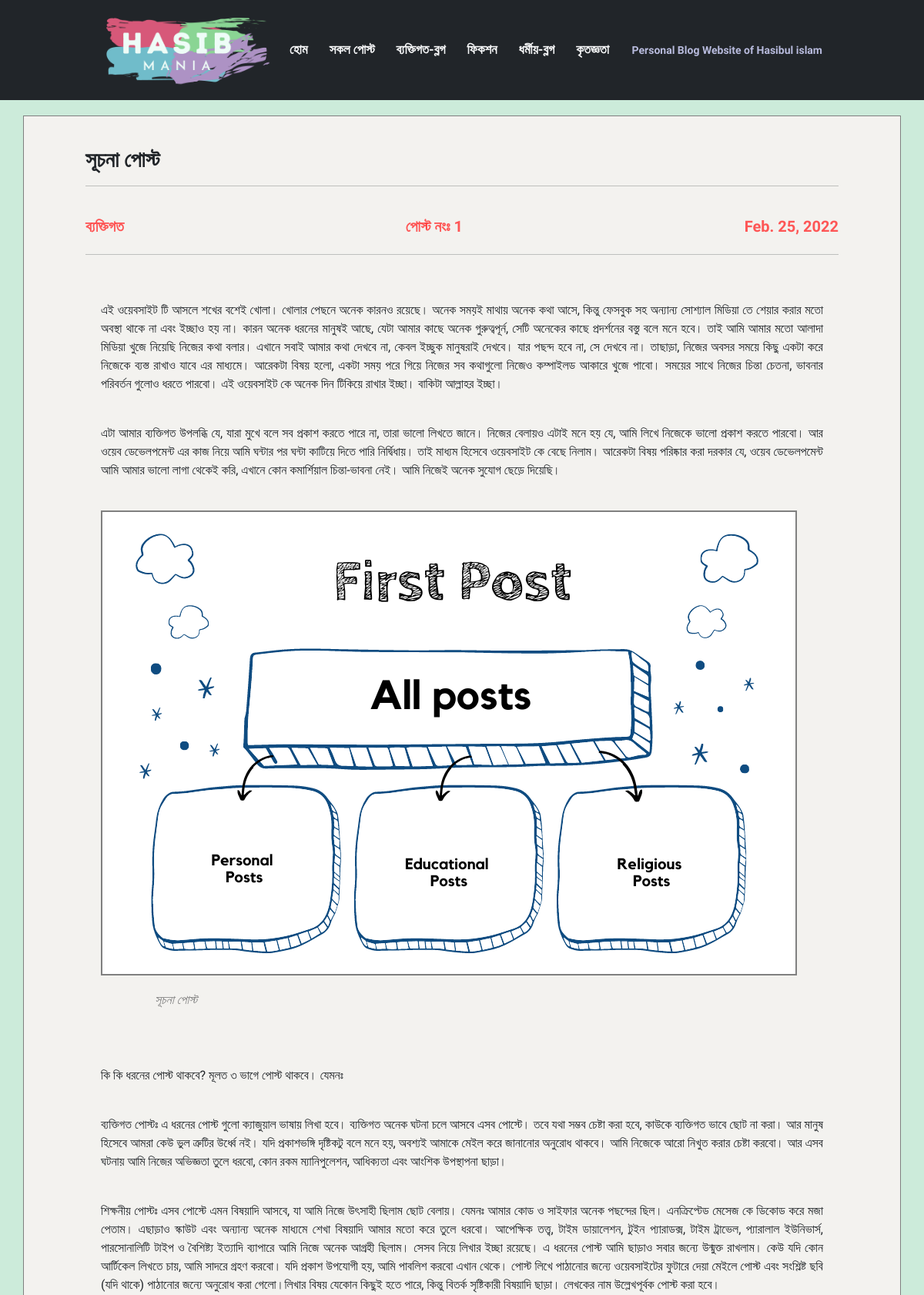
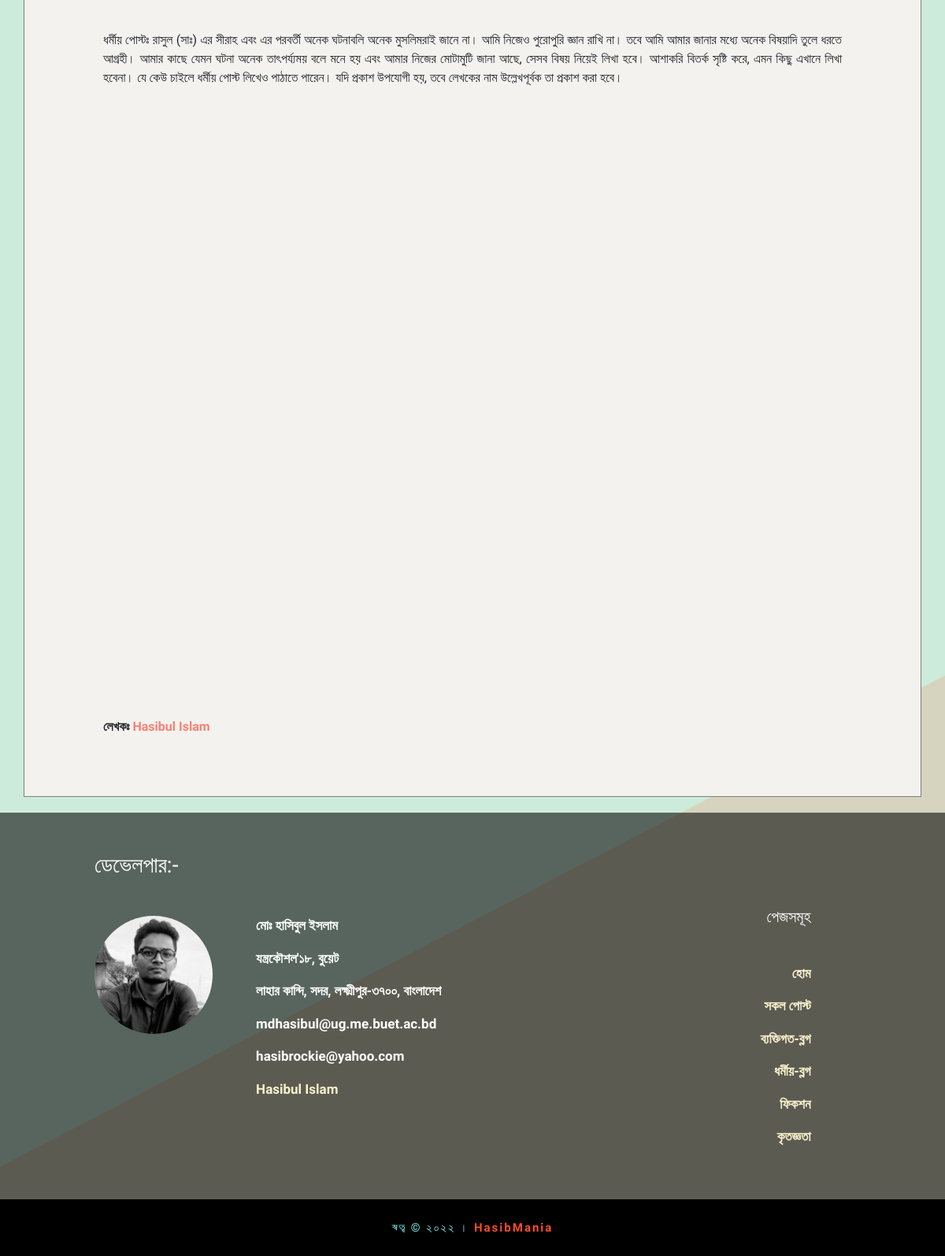
The app's page /post/1/ with its own data (2 pictures, top to bottom).
### home/models.py (models this page shows, shortened)
class Post(models.Model):
    id = models.AutoField(primary_key=True)
    date = models.DateField(default=datetime.date.today)
    category = models.CharField(max_length=100, choices=CATEGORIES, default='ব্যক্তিগত')
    title = models.CharField(max_length=400)
    para1 = models.TextField(blank=True)
    para2 = models.TextField(blank=True)
    para3 = models.TextField(blank=True)
    para4 = models.TextField(blank=True)
    para5 = models.TextField(blank=True)
    para6 = models.TextField(blank=True)
    para7 = models.TextField(blank=True)
    para8 = models.TextField(blank=True)
    para9 = models.TextField(blank=True)
    para10 = models.TextField(blank=True)
    para11 = models.TextField(blank=True)
    para12 = models.TextField(blank=True)
    para13 = models.TextField(blank=True)
    para14 = models.TextField(blank=True)
    para15 = models.TextField(blank=True)
    para16 = models.TextField(blank=True)
    para17 = models.TextField(blank=True)
    para18 = models.TextField(blank=True)
    para19 = models.TextField(blank=True)
    para20 = models.TextField(blank=True)
    para21 = models.TextField(blank=True)
    para22 = models.TextField(blank=True)
    para23 = models.TextField(blank=True)
    para24 = models.TextField(blank=True)
    para25 = models.TextField(blank=True)
    img1 = models.ImageField(upload_to ='static/uploads', blank=True)
    img1caption = models.CharField(max_length=500, blank=True)
    img2 = models.ImageField(upload_to ='static/uploads', blank=True)
    img2caption = models.CharField(max_length=500, blank=True)
    img3 = models.ImageField(upload_to ='static/uploads', blank=True)
    img3caption = models.CharField(max_length=500, blank=True)
    img4 = models.ImageField(upload_to ='static/uploads', blank=True)
    img4caption = models.CharField(max_length=500, blank=True)
    img5 = models.ImageField(upload_to ='static/uploads', blank=True)
    img5caption = models.CharField(max_length=500, blank=True)
    img6 = models.ImageField(upload_to ='static/uploads', blank=True)
    img6caption = models.CharField(max_length=500, blank=True)
    img7 = models.ImageField(upload_to ='static/uploads', blank=True)
    img7caption = models.CharField(max_length=500, blank=True)
    img8 = models.ImageField(upload_to ='static/uploads', blank=True)
    img8caption = models.CharField(max_length=500, blank=True)
    img9 = models.ImageField(upload_to ='static/uploads', blank=True)
    img9caption = models.CharField(max_length=500, blank=True)
    img10 = models.ImageField(upload_to ='static/uploads', blank=True)
    img10caption = models.CharField(max_length=500, blank=True)
    author = models.CharField(max_length=264, default='Hasibul Islam')

### home/views.py (the view)
# urls.py: path('post/<str:id>/',views.post, name="post"),
def post(request,id):
    try:
        post = Post.objects.get(id=id)
        context = {'post': post}
        return render(request, 'home/viewpost.html', context)
    except Post.DoesNotExist:
        return render(request, 'home/not-found.html')

### template/home/viewpost.html (shortened to what this page needs)
{% extends 'base.html' %}
{% load static %}
{% block styles %}
    <link rel="stylesheet" href="{% static 'css/viewpost.css' %}" />
{% endblock %}
{% block body_block %}
<div class="post-container post-wrapper">
    <h3 class="post-headline">
      {{post.title}}
    </h3>
    <hr />
    <br />
    <div class="post-info">
      <h5>{{post.category}}</h5>
      <h5>পোস্ট নংঃ {{post.id}} </h5>
      <h5>{{post.date}} </h5>
    </div>
    <hr />
    <br />
    <div class="post-body">
      <p>{{post.para1}}</p><br />
      <p>{{post.para2}}</p><br />
      <img src="/{{STATIC_URL}}{{post.img1}}" alt="{{post.img1caption}}" /><p class="img-caption"> {{post.img1caption}}</p> <br />
      <p>{{post.para3}}</p><br />
      <p>{{post.para4}}</p><br />
      <p>{{post.para5}}</p><br />
      <p>{{post.para6}}</p><br />
      <p>{{post.para7}}</p><br />
      <p>{{post.para8}}</p><br />
      <p>{{post.para9}}</p><br />
      <p>{{post.para10}}</p><br />
      <p>{{post.para11}}</p><br />
      <p>{{post.para12}}</p><br />
      <p>{{post.para13}}</p><br />
      <p>{{post.para14}}</p><br />
      <p>{{post.para15}}</p><br />
      <p>{{post.para16}}</p><br />
      <p>{{post.para17}}</p><br />
      <p>{{post.para18}}</p><br />
      <p>{{post.para19}}</p><br />
      <p>{{post.para20}}</p><br />
      <p>{{post.para21}}</p><br />
      <p>{{post.para22}}</p><br />
      <p>{{post.para23}}</p><br />
      <p>{{post.para24}}</p><br />
      <p>{{post.para25}}</p><br />
      <p>
        <b>
          লেখকঃ <span class="author">{{post.author}}</span>
        </b>
      </p>
    </div>
  </div>
{% endblock body_block %}

### static/css/base.css (style rules this page uses)
body { margin: 0; font-family: "Baloo Da 2", -apple-system, BlinkMacSystemFont, "Segoe UI", "Roboto", "Oxygen", "Ubuntu", "Cantarell", "Fira Sans", "Droid Sans", "Helvetica Neue", sans-serif; -webkit-font-smoothing: antialiased; -moz-osx-font-smoothing: grayscale; background-color: #ccebda; background-attachment: fixed; background-size: cover; }

### static/css/viewpost.css (style rules this page uses)
.post-container { padding: 40px 80px; text-align: left; background-color: #f3f2ef; font-family: "Baloo Da 2", cursive; }
.post-wrapper { margin: 20px 30px; border: 1px solid gray; }
.post-container img { border: 2px solid gray; margin-bottom: 20px; }
.img-caption { margin-bottom: 50px; padding-left: 70px; font-style: italic; color: gray; }
.post-info { display: flex; justify-content: space-between; color: rgba(255, 60, 60, 0.856); }
.post-info h5 { font-weight: bold; }
.post-headline { font-weight: bold; }
.post-body { text-align: justify; padding: 20px; }
.author { color:salmon; }

### records on screen
Post: title "সূচনা পোস্ট", category "ব্যক্তিগত", id "1", date "Feb. 25, 2022", para1 "এই ওয়েবসাইট টি আসলে শখের বশেই খোলা। খোলার পেছনে অনেক কারনও রয়েছে। অনেক সময়ই মাথায় অনেক কথা আসে, কিন্তু ফেসবুক সহ অন্যান্য সোশ্যাল মিডিয়া তে শেয়ার করার মতো অবস্থা থাকে না এবং ইচ্ছাও হয় না। কারন অনেক ধরনের মানুষই আছে, যেটা আমার কাছে অনেক গুরুত্বপূর্ন, সেটি অনেকের কাছে প্রদর্শনের বস্তু বলে মনে হবে। তাই আমি আমার মতো আলাদা মিডিয়া খুজে নিয়েছি নিজের কথা বলার। এখানে সবাই আমার কথা দেখবে না, কেবল ইচ্ছুক মানুষরাই দেখবে। যার পছন্দ হবে না, সে দেখবে না। তাছাড়া, নিজের অবসর সময়ে কিছু একটা করে নিজেকে ব্যস্ত রাখাও যাবে এর মাধ্যমে। আরেকটা বিষয় হলো, একটা সময় পরে গিয়ে নিজের সব কথাগুলো নিজেও কম্পাইলড আকারে খুজে পাবো। সময়ের সাথে নিজের চিন্তা চেতনা, ভাবনার পরিবর্তন গুলোও ধরতে পারবো। এই ওয়েবসাইট কে অনেক দিন টিকিয়ে…", para2 "এটা আমার ব্যক্তিগত উপলব্ধি যে, যারা মুখে বলে সব প্রকাশ করতে পারে না, তারা ভালো লিখতে জানে। নিজের বেলায়ও এটাই মনে হয় যে, আমি লিখে নিজেকে ভালো প্রকাশ করতে পারবো। আর ওয়েব ডেভেলপমেন্ট এর কাজ নিয়ে আমি ঘন্টার পর ঘন্টা কাটিয়ে দিতে পারি নির্দ্বিধায়। তাই মাধ্যম হিসেবে ওয়েবসাইট কে বেছে নিলাম। আরেকটা বিষয় পরিষ্কার করা দরকার যে, ওয়েব ডেভেলপমেন্ট আমি আমার ভালো লাগা থেকেই করি, এখানে কোন কমার্শিয়াল চিন্তা-ভাবনা নেই। আমি নিজেই অনেক সুযোগ ছেড়ে দিয়েছি।", img1 (picture), img1caption "সূচনা পোস্ট", para3 "কি কি ধরনের পোস্ট থাকবে? মূলত ৩ ভাগে পোস্ট থাকবে। যেমনঃ", para4 "ব্যক্তিগত পোস্টঃ এ ধরনের পোস্ট গুলো ক্যাজুয়াল ভাষায় লিখা হবে। ব্যক্তিগত অনেক ঘটনা চলে আসবে এসব পোস্টে। তবে যথা সম্ভব চেষ্টা করা হবে, কাউকে ব্যক্তিগত ভাবে ছোট না করা। আর মানুষ হিসেবে আমরা কেউ ভুল ত্রুটির উর্ধ্বে নই। যদি প্রকাশভঙ্গি দৃষ্টিকটু বলে মনে হয়, অবশ্যই আমাকে মেইল করে জানানোর অনুরোধ থাকবে। আমি নিজেকে আরো নিখুত করার চেষ্টা করবো। আর এসব ঘটনায় আমি নিজের অভিজ্ঞতা তুলে ধরবো, কোন রকম ম্যানিপুলেশন, আধিক্যতা এবং আংশিক উপস্থাপনা ছাড়া।", para5 "শিক্ষনীয় পোস্টঃ এসব পোস্টে এমন বিষয়াদি আসবে, যা আমি নিজে উৎসাহী ছিলাম ছোট বেলায়। যেমনঃ আমার কোড ও সাইফার অনেক পছন্দের ছিল। এনক্রিপ্টেড মেসেজ কে ডিকোড করে মজা পেতাম। এছাড়াও স্কাউট এবং অন্যান্য অনেক মাধ্যমে শেখা বিষয়াদি আমার মতো করে তুলে ধরবো। আপেক্ষিক তত্ত্ব, টাইম ডায়ালেশন, টুইন প্যারাডক্স, টাইম ট্রাভেল, প্যারালাল ইউনিভার্স, পারসোনালিটি টাইপ ও বৈশিষ্ট্য ইত্যাদি ব্যাপারে আমি নিজে অনেক আগ্রহী ছিলাম। সেসব নিয়ে লিখার ইচ্ছা রয়েছে। এ ধরনের পোস্ট আমি ছাড়াও সবার জন্যে উন্মুক্ত রাখলাম। কেউ যদি কোন আর্টিকেল লিখতে চায়, আমি সাদরে গ্রহণ করবো। যদি প্রকাশ উপযোগী হয়, আমি পাবলিশ করবো এখান থেকে। পোস্ট লিখে পাঠানোর জন্যে ওয়েবসাইটের ফুটারে দেয়া মেইলে পোস্ট এবং সংশ্লিষ্ট ছবি (যদি থাকে) পাঠানোর জন্যে অনুরোধ করা…", para6 "ধর্মীয় পোস্টঃ রাসুল (সাঃ) এর সীরাহ এবং এর পরবর্তী অনেক ঘটনাবলি অনেক মুসলিমরাই জানে না। আমি নিজেও পুরোপুরি জ্ঞান রাখি না। তবে আমি আমার জানার মধ্যে অনেক বিষয়াদি তুলে ধরতে আগ্রহী। আমার কাছে যেমন ঘটনা অনেক তাৎপর্য্যময় বলে মনে হয় এবং আমার নিজের মোটামুটি জানা আছে, সেসব বিষয় নিয়েই লিখা হবে। আশাকরি বিতর্ক সৃষ্টি করে, এমন কিছু এখানে লিখা হবেনা। যে কেউ চাইলে ধর্মীয় পোস্ট লিখেও পাঠাতে পারেন। যদি প্রকাশ উপযোগী হয়, তবে লেখকের নাম উল্লেখপূর্বক তা প্রকাশ করা হবে।", author "Hasibul Islam"
